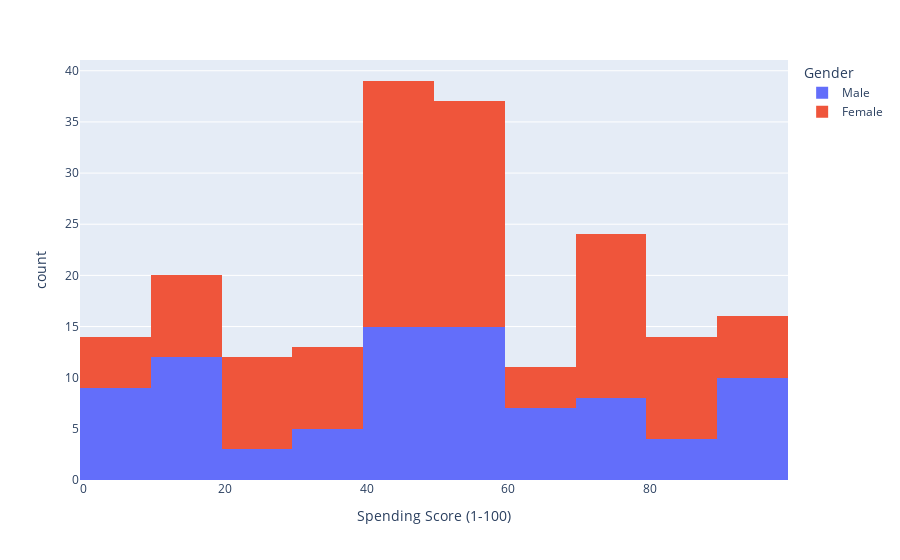

Notebook cell for this chart:
### Code cell
fig7 = px.histogram(df1, x="Spending Score (1-100)",nbins=15,color='Gender')
fig7.show()

### Figure 1 — Plotly figure (JSON) as saved in the notebook; plotly's stock layout.template omitted (floating-point values rounded to 4 significant figures)
{"data": [{"alignmentgroup": "True", "bingroup": "x", "hovertemplate": "Gender=Male<br>Spending Score (1-100)=%{x}<br>count=%{y}<extra></extra>", "legendgroup": "Male", "marker": {"color": "#636efa", "pattern": {"shape": ""}}, "name": "Male", "nbinsx": 15, "offsetgroup": "Male", "orientation": "v", "showlegend": true, "type": "histogram", "x": [14, 10, 15, 5, 13, 5, 15, 17, 12, 1, 26, 18, 1, 10, 8, 20, 9, 46, 74, 56, 91, 95, 90, 68, 75, 97, 69, 73, 93, 92, 97, 75, 63, 90, 88, 75, 39, 49, 83, 59, 55, 54, 60, 55, 92, 92, 61, 52, 82, 73, 41, 59, 73, 66, 81, 79, 55, 35, 42, 36, 13, 14, 3, 56, 52, 48, 43, 29, 59, 35, 4, 51, 47, 56, 46, 46, 41, 48, 60, 51, 41, 36, 46, 11, 55, 4, 49, 46], "xaxis": "x", "yaxis": "y"}, {"alignmentgroup": "True", "bingroup": "x", "hovertemplate": "Gender=Female<br>Spending Score (1-100)=%{x}<br>count=%{y}<extra></extra>", "legendgroup": "Female", "marker": {"color": "#EF553B", "pattern": {"shape": ""}}, "name": "Female", "nbinsx": 15, "offsetgroup": "Female", "orientation": "v", "showlegend": true, "type": "histogram", "x": [13, 7, 32, 22, 39, 27, 24, 20, 16, 28, 17, 16, 23, 78, 47, 51, 74, 89, 76, 54, 40, 48, 50, 41, 50, 58, 42, 29, 87, 77, 55, 34, 57, 71, 88, 52, 72, 60, 73, 42, 93, 85, 69, 99, 98, 72, 88, 86, 83, 91, 87, 73, 86, 94, 77, 81, 76, 54, 79, 75, 77, 75, 61, 42, 73, 95, 65, 47, 42, 50, 50, 52, 6, 40, 50, 35, 45, 6, 52, 14, 5, 28, 35, 26, 17, 14, 48, 31, 35, 32, 15, 55, 59, 40, 43, 44, 48, 47, 42, 55, 42, 46, 53, 59, 43, 57, 56, 49, 40, 42, 5, 58], "xaxis": "x", "yaxis": "y"}], "layout": {"barmode": "relative", "legend": {"title": {"text": "Gender"}, "tracegroupgap": 0}, "margin": {"t": 60}, "xaxis": {"anchor": "y", "domain": [0, 1], "title": {"text": "Spending Score (1-100)"}}, "yaxis": {"anchor": "x", "domain": [0, 1], "title": {"text": "count"}}}}
